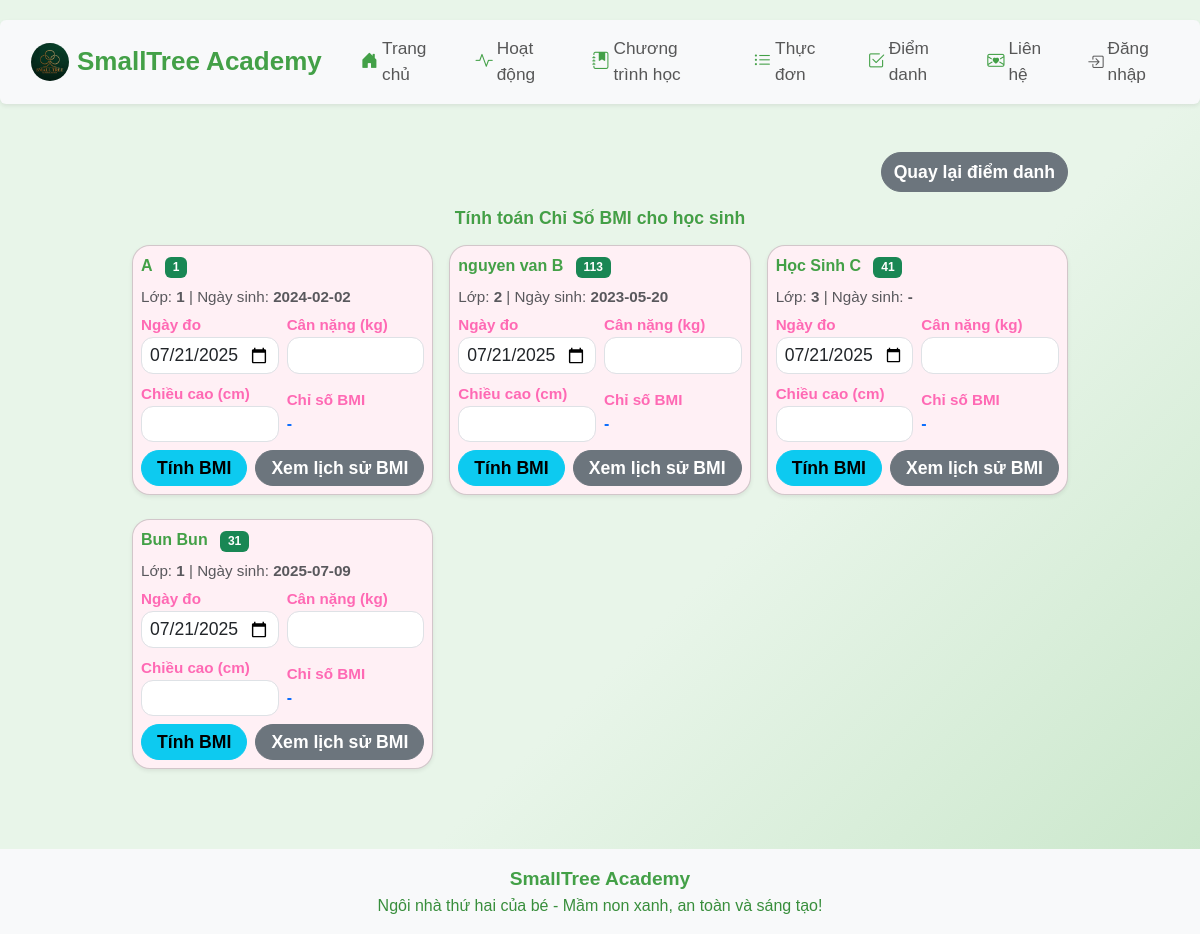
/bmi-index, run on an earlier commit of the app's database.
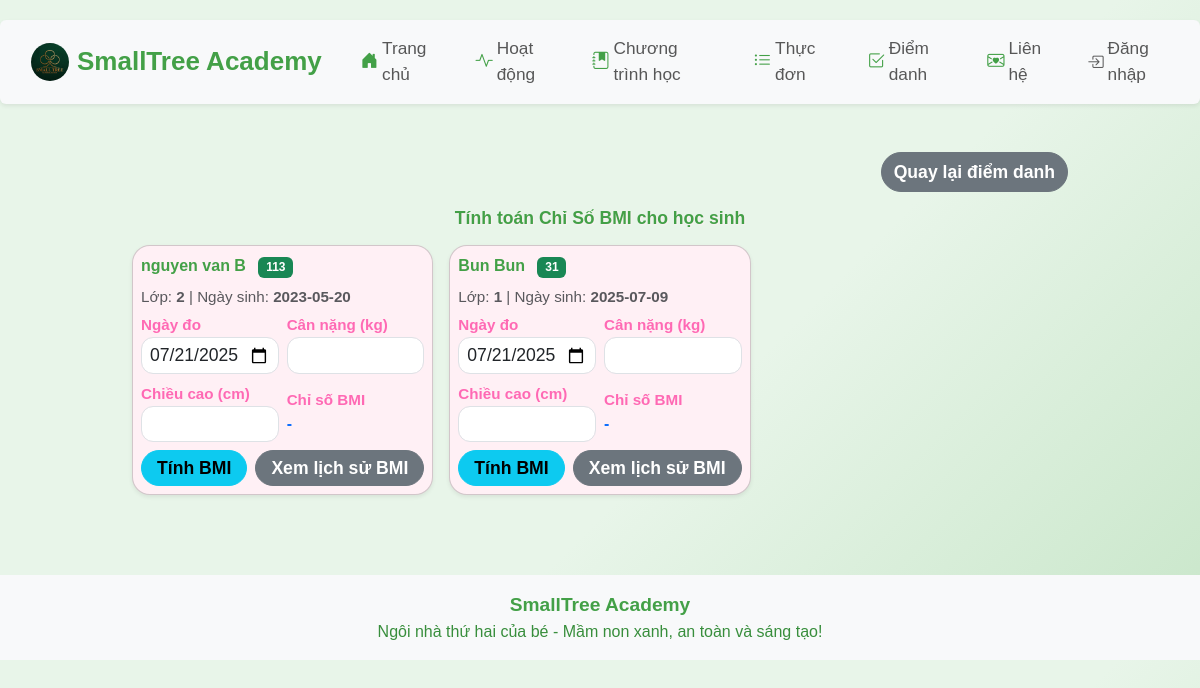
And on a later commit of the database.
### app/models.py (models this page shows)
class Child(db.Model):
    id = db.Column(db.Integer, primary_key=True)
    name = db.Column(db.String(100), nullable=False)
    age = db.Column(db.Integer, nullable=False)
    parent_contact = db.Column(db.String(100), nullable=False)
    class_name = db.Column(db.String(100))
    birth_date = db.Column(db.String(20))
    status = db.Column(db.String(20), default='Chưa điểm danh')
    email = db.Column(db.String(100))
    phone = db.Column(db.String(20))
    password = db.Column(db.String(100))
    student_code = db.Column(db.String(20), unique=True, nullable=True)

### app/routes.py (the view, shortened to what this page needs)
@main.route('/bmi-index', methods=['GET', 'POST'])
def bmi_index():
    students = Child.query.all()
    bmi = None
    bmi_id = None
    bmi_history = {}
    for student in students:
        records = BmiRecord.query.filter_by(student_id=student.id).order_by(BmiRecord.date.desc(), BmiRecord.id.desc()).all()
        filtered = {}
        for record in records:
            date_str = record.date.strftime('%Y-%m-%d')
            if date_str not in filtered:
                filtered[date_str] = record
        bmi_history[student.id] = list(filtered.values())
    current_date_iso = date.today().isoformat()
    return render_template(
        'bmi_index.html',
        title='Chỉ Số BMI',
        students=students,
        bmi=bmi,
        bmi_id=bmi_id,
        bmi_history=bmi_history,
        current_date_iso=current_date_iso,
        mobile=False
    )

### app/__init__.py (called while the page is built)
def create_app():
    app = Flask(__name__)
    app.config['SECRET_KEY'] = 'your-secret-key'
    app.config['SQLALCHEMY_DATABASE_URI'] = 'sqlite:///site.db'
    app.config['SQLALCHEMY_TRACK_MODIFICATIONS'] = False
    db.init_app(app)
    migrate = Migrate(app, db)
    csrf = CSRFProtect(app)
    @app.context_processor
    def inject_csrf_token():
        from flask_wtf.csrf import generate_csrf
        return dict(csrf_token=generate_csrf)
    from app.routes import main
    app.register_blueprint(main)
    return app

### app/templates/bmi_index.html (shortened to what this page needs)
{% extends 'base.html' %}
{% block content %}
<div class="container-fluid mt-4 mb-4 px-0">
    <div class="d-flex justify-content-end mb-3">
        <a href="/attendance" class="btn btn-secondary fw-bold">Quay lại điểm danh</a>
    </div>
    <h2 class="fw-bold text-center mb-3" style="color:#43a047; font-size:1.1em;">Tính toán Chỉ Số BMI cho học sinh</h2>
    <div class="row g-3">
        {% for student in students %}
        <div class="col-12 col-md-6 col-lg-4">
            <div class="card shadow-sm mb-2">
                <div class="card-body p-2">
                    <div class="mb-2">
                        <span class="fw-bold" style="color:#43a047;">{{ student.name }}</span>
                        <span class="badge bg-success ms-2">{{ student.student_code }}</span>
                    </div>
                    <div class="mb-1 text-muted" style="font-size:0.95em;">
                        Lớp: <span class="fw-bold">{{ student.class_name if student.class_name else '-' }}</span> | Ngày sinh: <span class="fw-bold">{{ student.birth_date if student.birth_date else '-' }}</span>
                    </div>
                    <form method="POST" class="row g-2 align-items-center">
                        <div class="col-6">
                            <label class="form-label mb-0" style="font-size:0.95em;">Ngày đo</label>
                            <input type="date" name="date" class="form-control form-control-sm" value="{{ current_date_iso }}" required>
                        </div>
                        <div class="col-6">
                            <label class="form-label mb-0" style="font-size:0.95em;">Cân nặng (kg)</label>
                            <input type="number" step="0.1" min="1" name="weight" class="form-control form-control-sm" required>
                        </div>
                        <div class="col-6">
                            <label class="form-label mb-0" style="font-size:0.95em;">Chiều cao (cm)</label>
                            <input type="number" step="0.1" min="30" name="height" class="form-control form-control-sm" required>
                        </div>
                        <div class="col-6">
                            <label class="form-label mb-0" style="font-size:0.95em;">Chỉ số BMI</label>
                            <div class="fw-bold text-primary">{% if bmi and bmi_id == student.id %}{{ bmi }}{% else %}-{% endif %}</div>
                        </div>
                        <div class="col-12 d-flex gap-2 mt-2">
                            <button type="submit" class="btn btn-info btn-sm flex-fill">Tính BMI</button>
                            <button type="button" class="btn btn-secondary btn-sm flex-fill" onclick="toggleBmiHistory({{ student.id }})">Xem lịch sử BMI</button>
                        </div>
                    </form>
                </div>
            </div>
        </div>
        {% else %}
        <div class="col-12"><div class="alert alert-warning text-center">Chưa có học sinh nào.</div></div>
        {% endfor %}
    </div>
</div>
{% endblock %}

What changed in the data, as far as the page shows it:
removed Child: name "A", student_code "1", class_name "1", birth_date "2024-02-02", date "07/21/2025"
removed Child: name "Học Sinh C", student_code "41", class_name "3", birth_date "-", date "07/21/2025"
